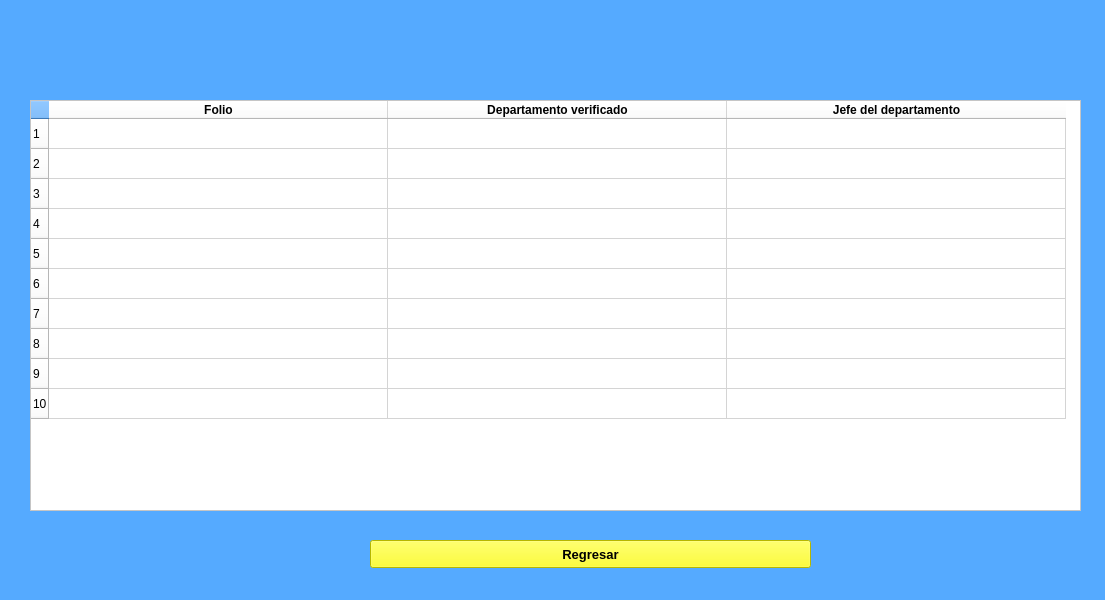
<?xml version="1.0" encoding="UTF-8"?>
<ui version="4.0">
 <class>VerificacionesRealizadas</class>
 <widget class="QMainWindow" name="VerificacionesRealizadas">
  <property name="geometry">
   <rect>
    <x>0</x>
    <y>0</y>
    <width>1105</width>
    <height>600</height>
   </rect>
  </property>
  <property name="windowTitle">
   <string>MainWindow</string>
  </property>
  <property name="styleSheet">
   <string notr="true">QWidget{
	background-color: rgb(85, 170, 255);
}
QPushButton{
	background-color: rgb(255, 255, 0);
}</string>
  </property>
  <widget class="QWidget" name="centralwidget">
   <widget class="QTableWidget" name="tableWidget_2">
    <property name="geometry">
     <rect>
      <x>30</x>
      <y>100</y>
      <width>1051</width>
      <height>411</height>
     </rect>
    </property>
    <property name="styleSheet">
     <string notr="true">background-color: rgb(255, 255, 255);</string>
    </property>
    <property name="midLineWidth">
     <number>0</number>
    </property>
    <property name="rowCount">
     <number>10</number>
    </property>
    <property name="columnCount">
     <number>3</number>
    </property>
    <attribute name="horizontalHeaderCascadingSectionResizes">
     <bool>false</bool>
    </attribute>
    <attribute name="horizontalHeaderDefaultSectionSize">
     <number>339</number>
    </attribute>
    <attribute name="horizontalHeaderShowSortIndicator" stdset="0">
     <bool>false</bool>
    </attribute>
    <row/>
    <row/>
    <row/>
    <row/>
    <row/>
    <row/>
    <row/>
    <row/>
    <row/>
    <row/>
    <column>
     <property name="text">
      <string>Folio</string>
     </property>
     <property name="font">
      <font>
       <weight>75</weight>
       <bold>true</bold>
      </font>
     </property>
    </column>
    <column>
     <property name="text">
      <string>Departamento verificado</string>
     </property>
     <property name="font">
      <font>
       <weight>75</weight>
       <bold>true</bold>
      </font>
     </property>
    </column>
    <column>
     <property name="text">
      <string>Jefe del departamento</string>
     </property>
     <property name="font">
      <font>
       <weight>75</weight>
       <bold>true</bold>
      </font>
     </property>
    </column>
   </widget>
   <widget class="QPushButton" name="pushButton_4">
    <property name="geometry">
     <rect>
      <x>370</x>
      <y>540</y>
      <width>441</width>
      <height>28</height>
     </rect>
    </property>
    <property name="font">
     <font>
      <pointsize>10</pointsize>
      <weight>75</weight>
      <bold>true</bold>
     </font>
    </property>
    <property name="text">
     <string>Regresar</string>
    </property>
   </widget>
  </widget>
 </widget>
 <resources/>
 <connections/>
</ui>
